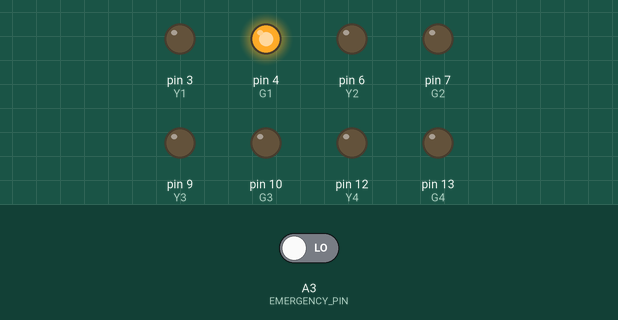
The sketch below on a simulated Arduino Uno, built with avr-gcc and run on an emulated ATmega328P. Parts: output pins drawn as LEDs (lit = HIGH). The inputs (shaded band) are chosen by the test bench; at power-on: A3 (EMERGENCY_PIN) LOW. Pins used as bus, display or sensor lines are not drawn.

Above: at 1.2 s.
1.3 s: A3 (EMERGENCY_PIN) driven HIGH
At 1.7 s:
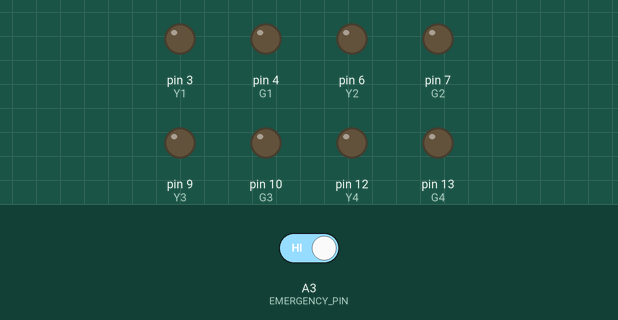
At 3.0 s:
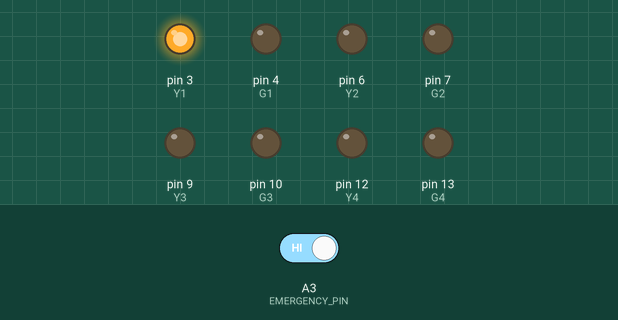
Timing chart, 0 to 11.3 s (numbered marks = the images above; inputs shaded):
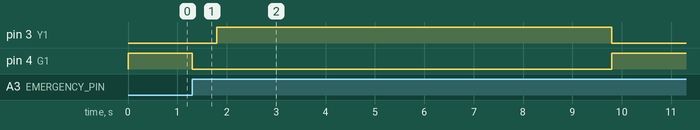

The sketch:

IntelliTraffic_Arduino1.ino
```cpp
// =====================================================
// IntelliTraffic - ARDUINO 1
// Traffic Lights + Emergency Vehicle Priority
// =====================================================

// Arduino 2 D4 -> Arduino 1 A3
#define EMERGENCY_PIN A3


// =====================================================
// TRAFFIC LIGHT PINS
// =====================================================

// Lane 1
#define R1 2
#define Y1 3
#define G1 4

// Lane 2
#define R2 5
#define Y2 6
#define G2 7

// Lane 3
#define R3 8
#define Y3 9
#define G3 10

// Lane 4
#define R4 11
#define Y4 12
#define G4 13


// =====================================================
// SETUP
// =====================================================

void setup() {

  pinMode(EMERGENCY_PIN, INPUT);

  pinMode(R1, OUTPUT);
  pinMode(Y1, OUTPUT);
  pinMode(G1, OUTPUT);

  pinMode(R2, OUTPUT);
  pinMode(Y2, OUTPUT);
  pinMode(G2, OUTPUT);

  pinMode(R3, OUTPUT);
  pinMode(Y3, OUTPUT);
  pinMode(G3, OUTPUT);

  pinMode(R4, OUTPUT);
  pinMode(Y4, OUTPUT);
  pinMode(G4, OUTPUT);

  allRed();
}


// =====================================================
// MAIN LOOP
// =====================================================

void loop() {

  // Check emergency
  if (digitalRead(EMERGENCY_PIN) == HIGH) {
    emergencyMode();
    return;
  }


  // LANE 1
  normalLight(R1, Y1, G1);

  if (digitalRead(EMERGENCY_PIN) == HIGH) {
    emergencyMode();
    return;
  }


  // LANE 2
  normalLight(R2, Y2, G2);

  if (digitalRead(EMERGENCY_PIN) == HIGH) {
    emergencyMode();
    return;
  }


  // LANE 3
  normalLight(R3, Y3, G3);

  if (digitalRead(EMERGENCY_PIN) == HIGH) {
    emergencyMode();
    return;
  }


  // LANE 4
  normalLight(R4, Y4, G4);
}


// =====================================================
// NORMAL TRAFFIC LIGHT
// =====================================================

void normalLight(int redPin, int yellowPin, int greenPin) {

  // First make every lane RED
  allRed();

  // Turn the selected lane's RED OFF
  digitalWrite(redPin, LOW);

  // Make sure yellow is OFF
  digitalWrite(yellowPin, LOW);

  // Selected lane GREEN
  digitalWrite(greenPin, HIGH);


  // GREEN = 20 seconds
  for (int i = 0; i < 200; i++) {

    if (digitalRead(EMERGENCY_PIN) == HIGH) {

      digitalWrite(greenPin, LOW);
      allRed();

      return;
    }

    delay(100);
  }


  // GREEN OFF
  digitalWrite(greenPin, LOW);


  // YELLOW
  digitalWrite(yellowPin, HIGH);


  // YELLOW = 8 seconds
  for (int i = 0; i < 80; i++) {

    if (digitalRead(EMERGENCY_PIN) == HIGH) {

      digitalWrite(yellowPin, LOW);
      allRed();

      return;
    }

    delay(100);
  }


  // YELLOW OFF
  digitalWrite(yellowPin, LOW);
}


// =====================================================
// EMERGENCY MODE
// =====================================================

void emergencyMode() {

  // ---------------------------------------
  // ALL LANES RED
  // ---------------------------------------

  allRed();

  delay(500);


  // ---------------------------------------
  // LANE 1 YELLOW
  // ---------------------------------------

  // Lane 1 RED OFF
  digitalWrite(R1, LOW);

  // Lane 1 GREEN OFF
  digitalWrite(G1, LOW);

  // Lane 1 YELLOW ON
  digitalWrite(Y1, HIGH);

  // Yellow = 8 seconds
  delay(8000);


  // Yellow OFF
  digitalWrite(Y1, LOW);


  // ---------------------------------------
  // LANE 1 GREEN
  // ---------------------------------------

  digitalWrite(R1, LOW);
  digitalWrite(Y1, LOW);
  digitalWrite(G1, HIGH);


  // ---------------------------------------
  // EMERGENCY PRIORITY
  // ---------------------------------------

  // Lane 1 stays GREEN
  // Other lanes stay RED

  while (digitalRead(EMERGENCY_PIN) == HIGH) {

    delay(50);
  }


  // ---------------------------------------
  // EMERGENCY FINISHED
  // ---------------------------------------

  digitalWrite(G1, LOW);

  allRed();

  delay(1000);
}


// =====================================================
// ALL RED
// =====================================================

void allRed() {

  // Lane 1
  digitalWrite(R1, HIGH);
  digitalWrite(Y1, LOW);
  digitalWrite(G1, LOW);

  // Lane 2
  digitalWrite(R2, HIGH);
  digitalWrite(Y2, LOW);
  digitalWrite(G2, LOW);

  // Lane 3
  digitalWrite(R3, HIGH);
  digitalWrite(Y3, LOW);
  digitalWrite(G3, LOW);

  // Lane 4
  digitalWrite(R4, HIGH);
  digitalWrite(Y4, LOW);
  digitalWrite(G4, LOW);
}
```

Measured:
- after the input at 1.3 s, pin 3 (Y1): LOW → HIGH after 0.50 s, → LOW 8.0 s later; pin 4 (G1): HIGH → LOW at once, → HIGH 8.5 s later
